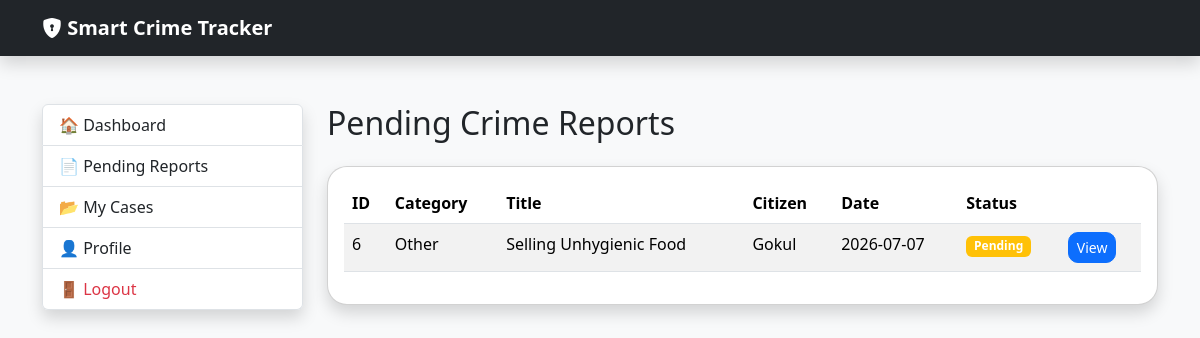
Screenshot of /police/pending (signed in) with the database file from the repository.
### tables this page shows
CREATE TABLE crime_reports(

            report_id INTEGER PRIMARY KEY AUTOINCREMENT,

            citizen_id INTEGER,

            category_id INTEGER,

            title TEXT,

            description TEXT,

            location TEXT,

            evidence TEXT,

            report_date TEXT,

            status TEXT DEFAULT 'Pending',

            assigned_officer INTEGER, incident_date TEXT, rejection_reason TEXT, created_at TEXT, closed_at TEXT, closing_remarks TEXT,

            FOREIGN KEY(citizen_id)
                REFERENCES users(user_id),

            FOREIGN KEY(category_id)
                REFERENCES crime_categories(category_id),

            FOREIGN KEY(assigned_officer)
                REFERENCES users(user_id)
        );

CREATE TABLE crime_categories(

            category_id INTEGER PRIMARY KEY AUTOINCREMENT,

            category_name TEXT UNIQUE NOT NULL,

            description TEXT
        );

CREATE TABLE users(

            user_id INTEGER PRIMARY KEY AUTOINCREMENT,

            full_name TEXT NOT NULL,

            username TEXT UNIQUE NOT NULL,

            password TEXT NOT NULL,

            role TEXT NOT NULL,

            phone TEXT,

            address TEXT,

            status TEXT DEFAULT 'Active'
        );

### routes/police_routes.py (the view)
@police_bp.route("/police/pending")
def pending_reports():
    if session.get("role") != "Police":
        return redirect("/login")
    reports = db.fetchall("""
        SELECT
            cr.report_id,
            cc.category_name,
            cr.title,
            u.full_name AS citizen_name,
            cr.incident_date,
            cr.location,
            cr.status
        FROM crime_reports cr
        JOIN users u
            ON cr.citizen_id = u.user_id
        JOIN crime_categories cc
            ON cr.category_id = cc.category_id
        WHERE cr.assigned_officer IS NULL
        AND cr.status='Pending'
        ORDER BY cr.report_date DESC
    """)
    return render_template(
        "police/pending_reports.html",
        reports=reports
    )

### database.py (called while the page is built)
    def fetchall(self, query, parameters=()):
        self.cursor.execute(query, parameters)
        return self.cursor.fetchall()

### templates/police/pending_reports.html
{% extends "police/layout.html" %}
{% block police_content %}
<h2 class="mb-4">
    Pending Crime Reports
</h2>
<div class="card shadow">
    <div class="card-body">
        <table class="table table-striped">
            <thead>
                <tr>
                    <th>ID</th>
                    <th>Category</th>
                    <th>Title</th>
                    <th>Citizen</th>
                    <th>Date</th>
                    <th>Status</th>
                    <th></th>
                </tr>
            </thead>
            <tbody>
                {% for report in reports %}
                <tr>
                    <td>{{ report.report_id }}</td>
                    <td>{{ report.category_name }}</td>
                    <td>{{ report.title }}</td>
                    <td>{{ report.citizen_name }}</td>
                    <td>{{ report.incident_date }}</td>
                    <td>
                        <span class="badge bg-warning">
                            {{ report.status }}
                        </span>
                    </td>
                    <td>
                        <a href="{{ url_for('police.report_details', report_id=report.report_id) }}"
                           class="btn btn-primary btn-sm">
                            View
                        </a>
                    </td>
                </tr>
                {% else %}
                <tr>
                    <td colspan="7" class="text-center">
                        No pending reports.
                    </td>
                </tr>
                {% endfor %}
            </tbody>
        </table>
    </div>
</div>
{% endblock %}

### static/style.css (style rules this page uses)
body { background:#f5f7fa; }
.btn { border-radius:10px; }
.card { border-radius:20px; }

### rows the page displays
crime_reports: report_id "6", category_name "Other", title "Selling Unhygienic Food", citizen_name "Gokul", incident_date "2026-07-07", status "Pending"
